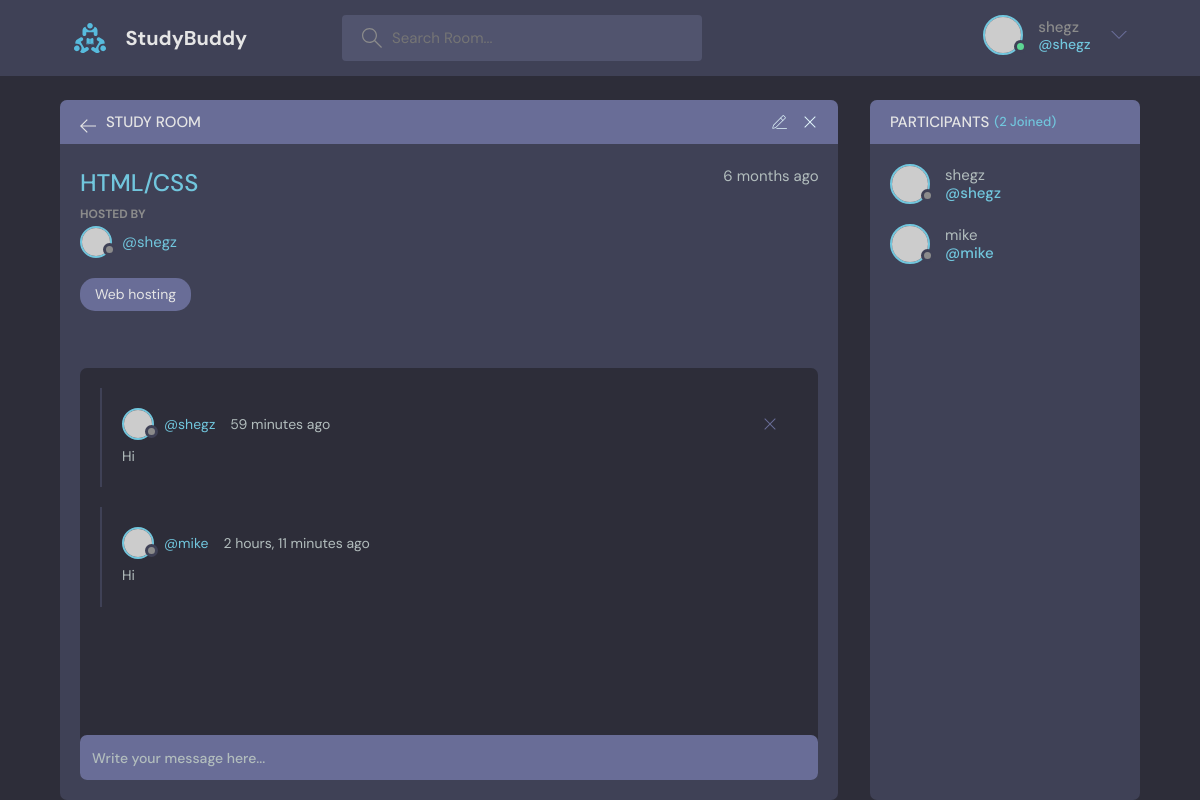
The app's page /room/3/ (signed in) with its own data.
### base/models.py (models this page shows, shortened)
class Room(models.Model):
    host = models.ForeignKey(User, on_delete=models.SET_NULL, null=True)
    topic = models.ForeignKey(Topic, on_delete=models.SET_NULL, null=True)
    name = models.CharField(max_length=200, null=True)
    description = models.TextField(null=True, blank=True)
    participants = models.ManyToManyField(
        User, related_name='participants', blank=True)
    updated = models.DateTimeField(auto_now=True)
    created = models.DateTimeField(auto_now_add=True)
    class Meta:
        ordering = ['-updated', '-created']

class Topic(models.Model):
    name = models.CharField(max_length=150)
    def __str__(self):
        return self.name

class Message(models.Model):
    user = models.ForeignKey(User, on_delete=models.CASCADE)
    room = models.ForeignKey(Room, on_delete=models.CASCADE)
    body = models.TextField()
    updated = models.DateTimeField(auto_now=True)
    created = models.DateTimeField(auto_now_add=True)
    class Meta:
        ordering = ['-updated', '-created']

### base/views.py (the view, shortened to what this page needs)
# urls.py: path('room/<str:pk>/', views.room, name="room"),
def room(request, pk):
    room = Room.objects.get(id=pk)
    room_messages = room.message_set.all()
    participants = room.participants.all()
    context = {
        'room': room,
          'room_messages': room_messages,
               'participants': participants
               }
    return render(request, 'base/room.html', context)

### base/templates/base/room.html (shortened to what this page needs)
{% extends 'main.html'%}
{% load static %}
{% block content %}
<main class="profile-page layout layout--2">
  <div class="container">
    <div class="room">
      <div class="room__top">
        <div class="room__topLeft">
          <a href="{% url 'home' %}">
            <svg version="1.1" xmlns="http://www.w3.org/2000/svg" width="32" height="32" viewBox="0 0 32 32">
              <title>arrow-left</title>
              <path d="M13.723 2.286l-13.723 13.714 13.719 13.714
                1.616-1.611-10.96-10.96h27.625v-2.286h-27.625l10.965-10.965-1.616-1.607z"></path>
            </svg>
          </a>
          <h3>Study Room</h3>
        </div>
        <div class="room__topRight">
          {% if room.host == request.user %}
          <a href="{% url 'update-room' room.id%}">
          </a>
          <a href="{% url 'delete-room' room.id%}">
            <svg version="1.1" xmlns="http://www.w3.org/2000/svg" width="32" height="32" viewBox="0 0 32 32">
              <title>remove</title>
              <path d="M27.314 6.019l-1.333-1.333-9.98
                      9.981-9.981-9.981-1.333 1.333 9.981 9.981-9.981 9.98
                      1.333 1.333 9.981-9.98 9.98 9.98 1.333-1.333-9.98-9.98
                      9.98-9.981z"></path>
            </svg>
          </a>
          {% endif %}
        </div>
      </div>
      <div class="room__box scroll">
        <div class="room__header scroll">
          <div class="room__info">
            <h3>{{room.name}}</h3>
            <span>{{room.created|timesince}} ago</span>
          </div>
          <div class="room__hosted">
            <p>Hosted By</p>
            <a href="{% url 'user-profile' user.id%}" class="room__author">
              <div class="avatar avatar--small">
                <img src="https://randomuser.me/api/portraits/men/37.jpg" />
              </div>
              <span>@{{room.host.username}}</span>
            </a>
          </div>
          <span class="room__topics">{{room.topic}}</span>
        </div>
        <div class="room__conversation">
          <div class="threads scroll">
            {% for m in room_messages %}
            <div class="thread">
              <div class="thread__top">
                <div class="thread__author">
                  <a href="{% url 'user-profile' m.user.id%}" class="thread__authorInfo">
                    <div class="avatar avatar--small">
                      <img src="https://randomuser.me/api/portraits/men/37.jpg" />
                    </div>
                    <span>@{{m.user.username}}</span>
                  </a>
                  <span class="thread__date">{{m.created|timesince}}
                    ago</span>
                </div>
                {% if request.user == m.user %}
                <div class="thread__delete">
                  <a href="{% url 'delete-message' m.id%}">
                    <svg version="1.1" xmlns="http://www.w3.org/2000/svg" width="32" height="32" viewBox="0 0 32 32">
                      <title>remove</title>
                      <path d="M27.314 6.019l-1.333-1.333-9.98
                                                9.981-9.981-9.981-1.333 1.333 9.981 9.981-9.981
                                                9.98 1.333 1.333 9.981-9.98 9.98 9.98
                                                1.333-1.333-9.98-9.98 9.98-9.981z"></path>
                    </svg>
                  </a>
                </div>
                {% endif %}
              </div>
              <div class="thread__details">
                <p>{{m.body}}</p>
              </div>
            </div>
            {% endfor %}
          </div>
        </div>
      </div>
      {% if request.user.is_authenticated %}
      <div class="room__message">
        <form action="" method="POST">
          <input type="text" name="body" placeholder="Write your message here..." />
        </form>
      </div>
      {% endif %}
    </div>
    <div class="participants">
      <h3 class="participants__top">Participants <span>({{participants.count}} Joined)</span></h3>
      <div class="participants__list scroll">
        {% for p in participants %}
        <a href="{% url 'user-profile' p.id %}" class="participant">
          <div class="avatar avatar--medium">
            <img src="https://randomuser.me/api/portraits/men/37.jpg" />
          </div>
          <p>
            {{p.username}}
            <span>@{{p.username}}</span>
          </p>
        </a>
        {% endfor %}
      </div>
    </div>
  </div>
</main>
{% endblock content %}

### templates/navbar.html (shortened to what this page needs)
{% load static %}
<header class="header header--loggedIn">
    <div class="container">
        <a href="{% url 'home' %}" class="header__logo">
            <img src="{% static 'images/logo.svg' %}" />
            <h1>StudyBuddy</h1>
        </a>
        <form class="header__search" action="{% url 'home' %}" method="GET">
            <label>
                <input type="text" placeholder="Search Room..." name="q">
            </label>
        </form>
        <nav class="header__menu">
            <div class="header__user">
                {% if request.user.is_authenticated %}
                <a href="{% url 'user-profile' request.user.id%}">
                    <div class="avatar avatar--medium active">
                        <img src="https://randomuser.me/api/portraits/men/37.jpg" />
                    </div>
                    <p>{{request.user.username}} <span>@{{request.user}}</span></p>
                </a>
                {% else %}
                <a href="{% url 'login' %}">
                    <img src="{% static 'images/avatar.svg' %}" />
                    <p>Login</p>
                </a>
                {% endif %}
                <button class="dropdown-button">
                    <svg version="1.1" xmlns="http://www.w3.org/2000/svg" width="32" height="32" viewBox="0 0 32 32">
                        <title>chevron-down</title>
                        <path d="M16 21l-13-13h-3l16 16 16-16h-3l-13 13z"></path>
                    </svg>
                </button>
            </div>
        </nav>
    </div>
</header>

### records on screen
Room: name "HTML/CSS", created "6 months", host.username "shegz", topic "Web hosting"
Message: user.username "shegz", created "59 minutes", body "Hi"
Message: user.username "mike", created "2 hours, 11 minutes", body "Hi"

### other values on screen
{{ request.user.username }} "shegz"
{{ request.user }} "shegz"
{{ participants.count }} "2"
{{ p.username }} "shegz"
{{ p.username }} "mike"
